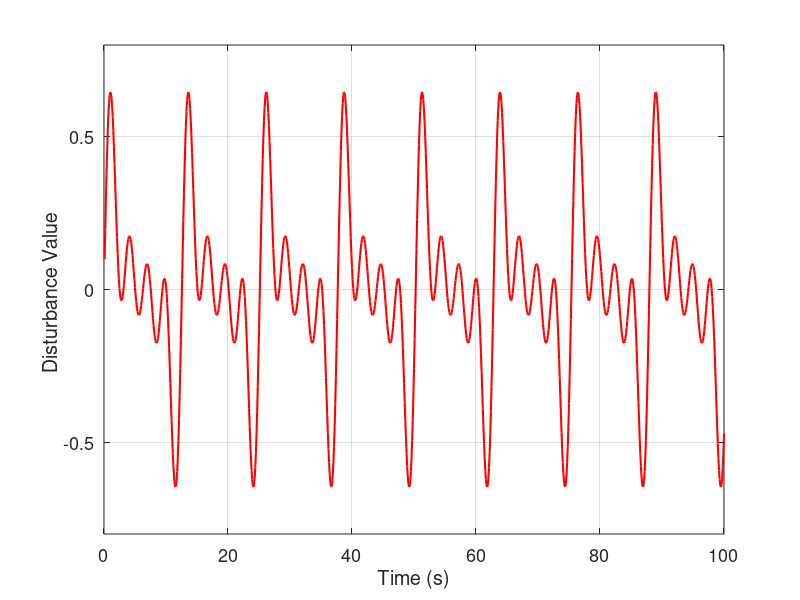

The MATLAB source for this figure:
clear all;
close all;

Time = zeros(1,1000);
d1 = zeros(1,1000);
d2 = zeros(1,1000);
d3 = zeros(1,1000);
d4 = zeros(1,1000);
d5 = zeros(1,1000);
for i=1:1:1000
    Time(i) = 0.1*i;
    d1 = 0.2*sin(0.5*Time);
    d2 = 0.2*sin(1*Time);  
    d3 = 0.2*sin(1.5*Time);
    d4 = 0.2*sin(2*Time);
end
d5 = d1+ d2+ d3+ d4;
figure(1)
plot(Time,d5,'-r','LineWidth',1.5);
grid on
axis([0 100 -0.8 0.8]);
xlabel('Time (s)','FontSize',13);
ylabel('Disturbance Value ','FontSize',13);
set(gcf,'windowstyle','normal');
set(gcf,'position',[550,100,600,400]);
set(gca,'FontSize',13);